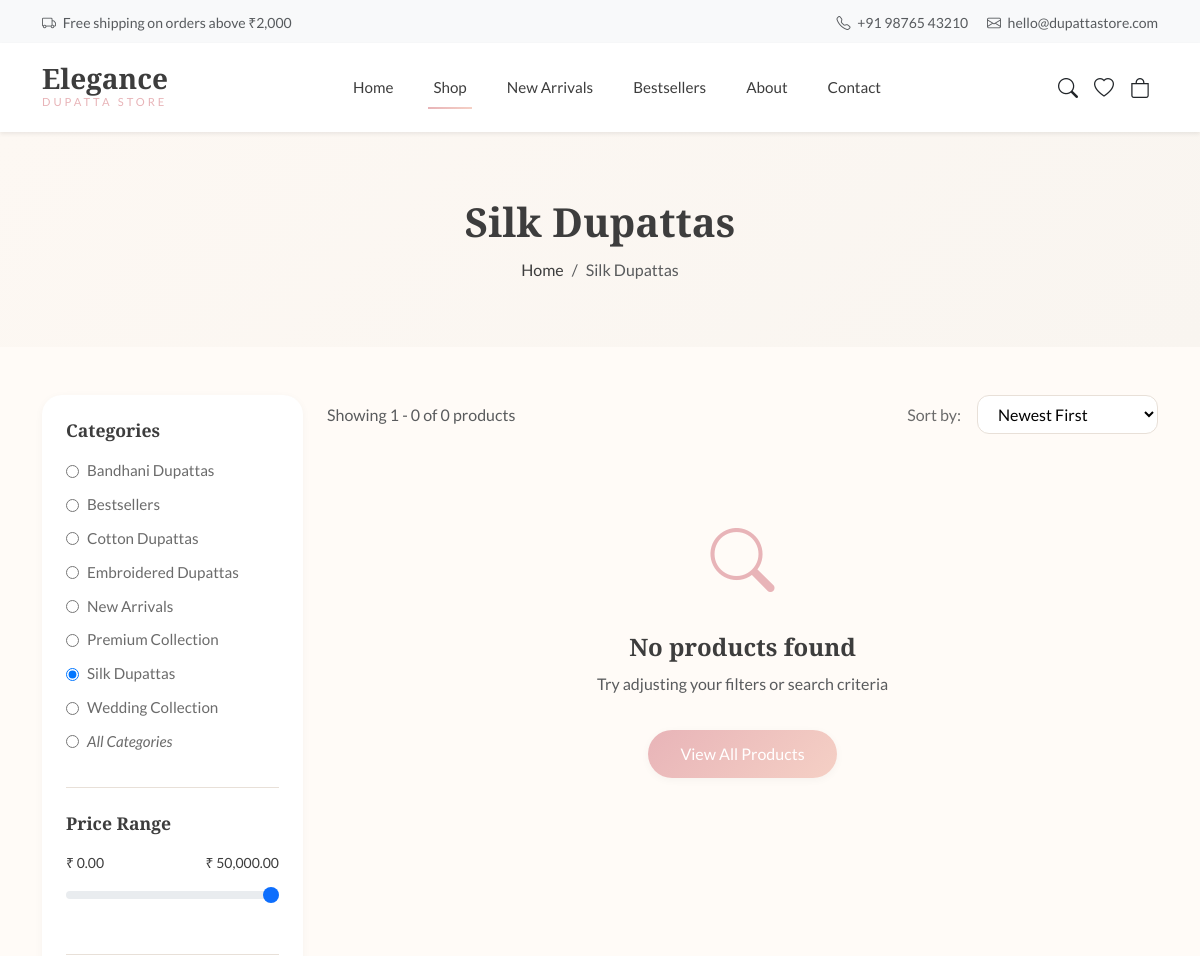
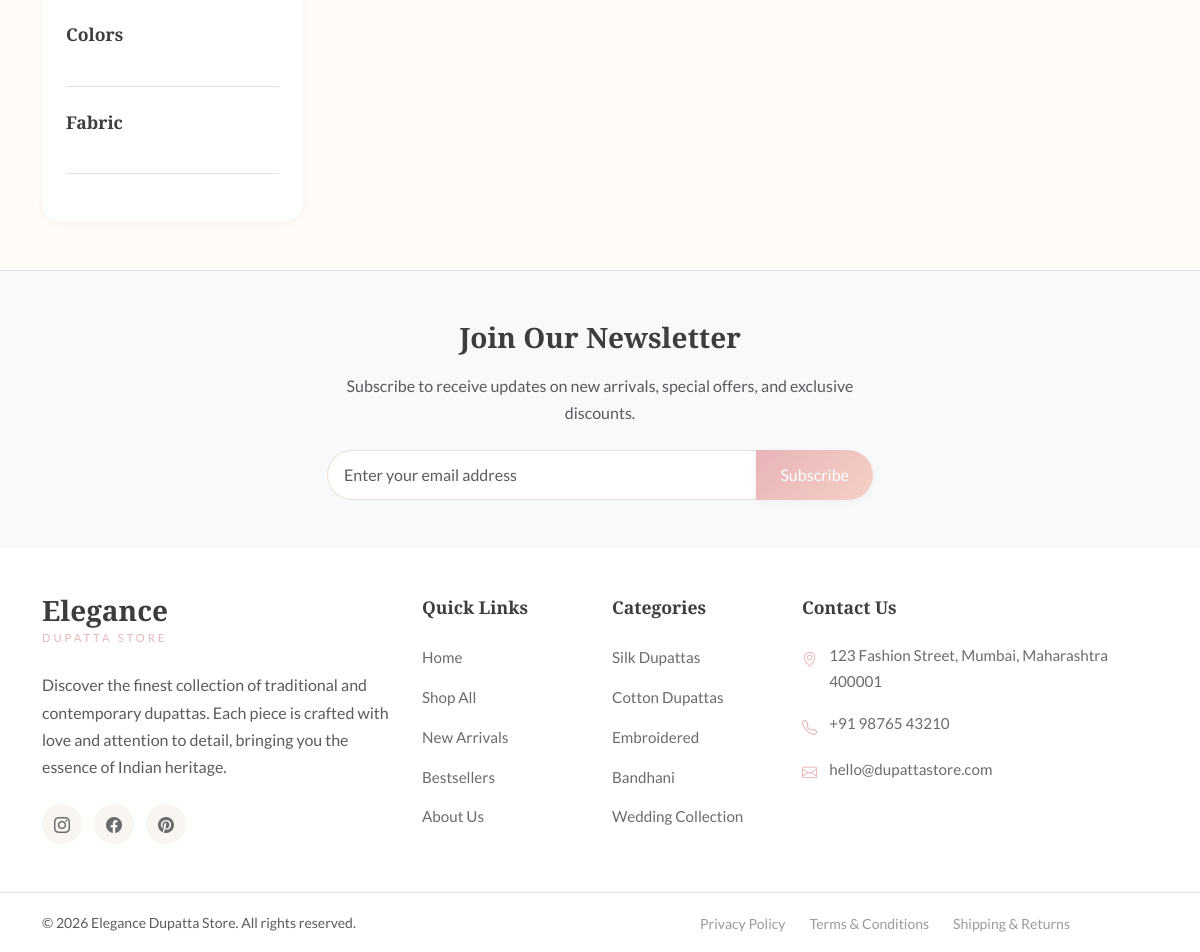
/shop.php?category=silk-dupattas, run on the app's committed database (2 pictures, top to bottom).
### tables this page shows
CREATE TABLE site_settings (
    id INT AUTO_INCREMENT PRIMARY KEY,
    setting_key VARCHAR(100) UNIQUE NOT NULL,
    setting_value TEXT,
    created_at TIMESTAMP DEFAULT CURRENT_TIMESTAMP,
    updated_at TIMESTAMP DEFAULT CURRENT_TIMESTAMP ON UPDATE CURRENT_TIMESTAMP
);

CREATE TABLE categories (
    id INT AUTO_INCREMENT PRIMARY KEY,
    name VARCHAR(100) NOT NULL,
    slug VARCHAR(100) UNIQUE NOT NULL,
    description TEXT,
    image VARCHAR(255),
    parent_id INT DEFAULT NULL,
    sort_order INT DEFAULT 0,
    is_active BOOLEAN DEFAULT TRUE,
    created_at TIMESTAMP DEFAULT CURRENT_TIMESTAMP,
    updated_at TIMESTAMP DEFAULT CURRENT_TIMESTAMP ON UPDATE CURRENT_TIMESTAMP,
    FOREIGN KEY (parent_id) REFERENCES categories(id) ON DELETE SET NULL
);

### shop.php (the view, shortened to what the rows shown need)
<?php
require_once 'includes/header.php';
$conn = getDBConnection();
$categorySlug = isset($_GET['category']) ? sanitize($_GET['category']) : '';
$search = isset($_GET['search']) ? sanitize($_GET['search']) : '';
$categoriesQuery = "SELECT * FROM categories WHERE is_active = 1 ORDER BY name";
$categoriesResult = $conn->query($categoriesQuery);
$pageTitle = $categorySlug ? ucwords(str_replace('-', ' ', $categorySlug)) : ($search ? "Search: $search" : 'Shop All');
?>
<section class="shop-header">
    <div class="container">
        <h1 class="shop-title"><?php echo $pageTitle; ?></h1>
    </div>
</section>
<section class="py-5">
    <div class="container">
        <div class="row">
            <div class="col-lg-3 mb-4 mb-lg-0">
                <div class="filter-sidebar">
                    <form id="filter-form" method="GET" action="shop.php">
                        <div class="filter-section">
                            <ul class="filter-options">
                                <?php while ($cat = $categoriesResult->fetch_assoc()): ?>
                                <li>
                                    <label>
                                        <input type="radio" name="category" value="<?php echo $cat['slug']; ?>"
                                            <?php echo $categorySlug == $cat['slug'] ? 'checked' : ''; ?>
                                            onchange="this.form.submit()">
                                        <?php echo htmlspecialchars($cat['name']); ?>
                                    </label>
                                </li>
                                <?php endwhile; ?>
                            </ul>
                        </div>
                    </form>
                </div>
            </div>
        </div>
    </div>
</section>
<?php require_once 'includes/footer.php'; ?>

### includes/header.php (shortened to what the rows shown need)
<?php
require_once __DIR__ . '/config.php';
?>
<!DOCTYPE html>
<html lang="en">
<head>
    <link href="https://cdn.jsdelivr.net/npm/bootstrap@5.3.2/dist/css/bootstrap.min.css" rel="stylesheet">
    <link rel="stylesheet" href="https://cdn.jsdelivr.net/npm/bootstrap-icons@1.11.1/font/bootstrap-icons.css">
    <link rel="stylesheet" href="<?php echo ASSETS_URL; ?>/css/style.css">
</head>
<body>
    <div class="top-bar bg-light py-2">
        <div class="container">
            <div class="row align-items-center">
                <div class="col-md-6 text-center text-md-end">
                    <small class="text-muted">
                        <a href="tel:<?php echo str_replace(' ', '', getSiteSetting('contact_phone')); ?>" class="text-muted text-decoration-none me-3">
                            <i class="bi bi-telephone me-1"></i> <?php echo getSiteSetting('contact_phone'); ?>
                        </a>
                        <a href="mailto:<?php echo getSiteSetting('contact_email'); ?>" class="text-muted text-decoration-none">
                            <i class="bi bi-envelope me-1"></i> <?php echo getSiteSetting('contact_email'); ?>
                        </a>
                    </small>
                </div>
            </div>
        </div>
    </div>

### includes/footer.php (shortened to what the rows shown need)
<?php
$contactPhone = getSiteSetting('contact_phone');
$contactEmail = getSiteSetting('contact_email');
$contactAddress = getSiteSetting('contact_address');
?>
    <footer class="footer bg-white border-top">
        <div class="footer-main py-5">
            <div class="container">
                <div class="row g-4">
                    <div class="col-lg-4 col-md-6">
                        <ul class="footer-contact">
                            <li>
                                <i class="bi bi-geo-alt"></i>
                                <span><?php echo nl2br($contactAddress); ?></span>
                            </li>
                            <li>
                                <i class="bi bi-telephone"></i>
                                <a href="tel:<?php echo str_replace(' ', '', $contactPhone); ?>"><?php echo $contactPhone; ?></a>
                            </li>
                            <li>
                                <i class="bi bi-envelope"></i>
                                <a href="mailto:<?php echo $contactEmail; ?>"><?php echo $contactEmail; ?></a>
                            </li>
                        </ul>
                    </div>
                </div>
            </div>
        </div>
    </footer>
</body>
</html>

### data on the page
site_settings: setting_value "+91 98765 43210"
site_settings: setting_value "hello@dupattastore.com"
categories: slug "☐ Bandhani Dupattas", name "Bandhani Dupattas"
categories: slug "☐ Bestsellers", name "Bestsellers"
categories: slug "☐ Cotton Dupattas", name "Cotton Dupattas"
categories: slug "☐ Embroidered Dupattas", name "Embroidered Dupattas"
categories: slug "☐ New Arrivals", name "New Arrivals"
categories: slug "☐ Premium Collection", name "Premium Collection"
categories: slug "☑ Silk Dupattas", name "Silk Dupattas"
categories: slug "☐ Wedding Collection", name "Wedding Collection"
site_settings: setting_value "123 Fashion Street, Mumbai, Maharashtra 400001"

### other printed values
CURRENCY "₹"
$pageTitle "Silk Dupattas"
formatPrice($priceMin) "₹ 0.00"
formatPrice($priceMax) "₹ 50,000.00"
$offset + 1 "1"
min($offset + $perPage, $totalProducts) "0"
$totalProducts "0"
SITE_NAME "Elegance Dupatta Store"
